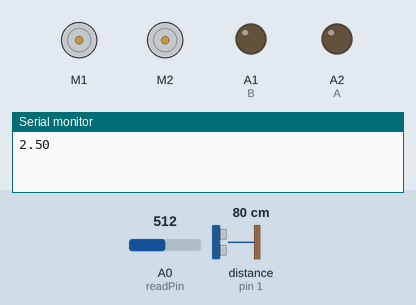
This sketch was run on a simulated Arduino Uno, built with avr-gcc and run on an emulated ATmega328P. Parts: 2 × DC motor (green arrow = forward, orange = backward, longer = faster), output pins drawn as LEDs (lit = HIGH), the last lines printed to the serial monitor. The inputs (shaded band) are chosen by the test bench; at power-on: distance to the obstacle (sensor on pin 1) 80 cm, A0 (readPin) = 512.

Above: at 18.0 s.
18.1 s: distance to the obstacle (sensor on pin 1) set to 2 cm
At 20.05 s:
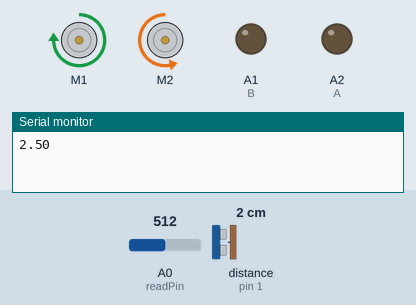
33.1 s: distance to the obstacle (sensor on pin 1) set to 9 cm
At 40.5 s:
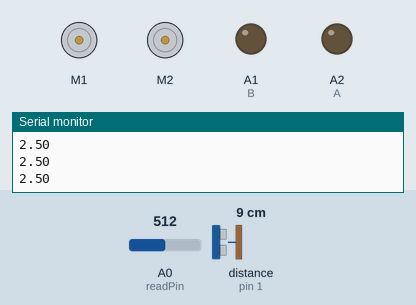
48.1 s: distance to the obstacle (sensor on pin 1) set to 4 cm
At 60.6 s:
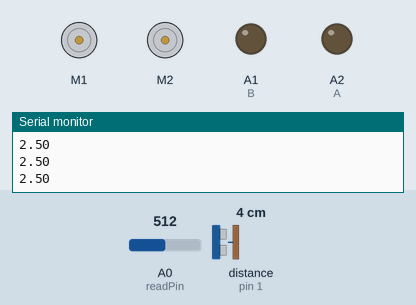
Timing chart, 0 to 62.1 s (numbered marks = the images above; inputs shaded):
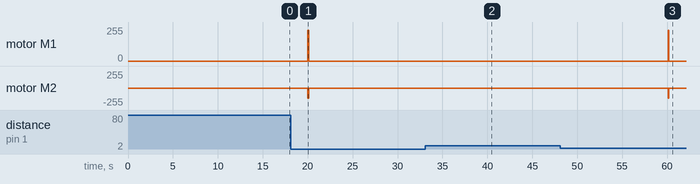

The sketch:

Main_project_program.ino
```cpp
#include <MeMCore.h>

MeUltrasonicSensor ultraSensor(PORT_1);
MeLineFollower lineFinder(PORT_2);
MeDCMotor motorRight(M1);
MeDCMotor motorLeft(M2);

uint8_t motorSpeedstr = 1500;
uint8_t motorSpeed1 = 150;
uint8_t motorSpeed2 = 1000;

uint8_t motorSpeed3 = 1000;
uint8_t motorSpeed4 = 150;

int A = A2;
int B = A1;
float V2 = 0;
int readVal = 0;
int readPin = A0;
int delay_IR = 500;

void setup() {
  pinMode(readPin, INPUT);
  pinMode(A, OUTPUT);
  pinMode(B, OUTPUT);
  Serial.begin(38400);
}

void loop() {

  int sensorState = lineFinder.readSensors();

  //Turn on the Y0 which IR sensor
  digitalWrite(A, LOW);
  digitalWrite(B, LOW);

  //Read the IR at Y0 and generate V2
  readVal = analogRead(readPin);
  V2 = (5. / 1023.) * readVal;
  Serial.println(V2);


  if(sensorState == S1_IN_S2_IN) {
    motorRight.stop();
    motorLeft.stop();
    delay(20000);
  }

  motorRight.run(motorSpeedstr);
  motorLeft.run(-motorSpeedstr);

//Serial.println(ultraSensor.distanceCm());

 if (ultraSensor.distanceCm() <= 8){
    //m2 left motor, m1 right motor
    motorRight.run(motorSpeed2);
    motorLeft.run(-motorSpeed1);
    delay(100);
  }

 if ( V2 < 4.45 && V2 >= 4.2){
    motorRight.run(motorSpeed4);
    motorLeft.run(-motorSpeed3);
    delay(10);
  }
}
```

Measured:
- after the input at 18.1 s, motor M1: stopped → forward 232/255 after 1.9 s, → stopped 0.10 s later; motor M2: stopped → backward 150/255 after 1.9 s, → stopped 0.10 s later
- after the input at 33.1 s, motor M1: stays stopped (without the input it goes to forward 232/255 after 7.0 s); motor M2: stays stopped (without the input it goes to backward 150/255 after 7.0 s)
- after the input at 48.1 s, motor M1: stopped → forward 232/255 after 12.0 s, → stopped 0.10 s later; motor M2: stopped → backward 150/255 after 12.0 s, → stopped 0.10 s later
